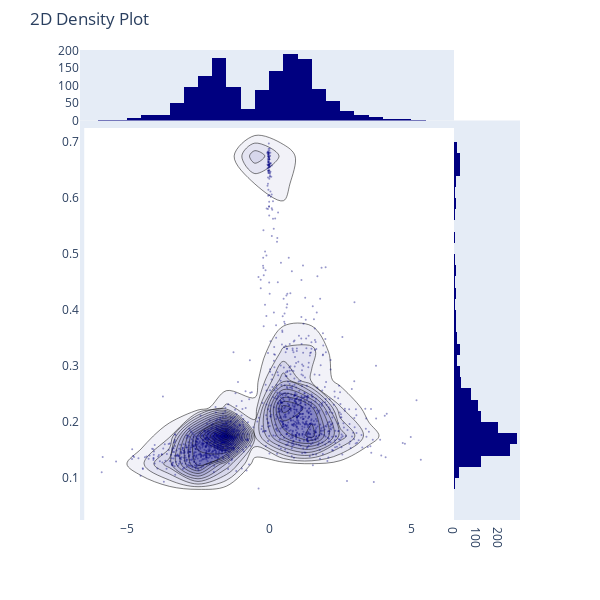

The code cell stored with this chart in its notebook:
### Code cell
from plotly.figure_factory import create_2d_density
fig = create_2d_density(adata.obs['Sensitive_score'], adata.obs['sens_preds'])
fig.show()

### Figure 1 — Plotly figure (JSON) as saved in the notebook; plotly's stock layout.template omitted (floating-point values rounded to 4 significant figures; data arrays with more than 128 entries replaced by an {"elided": "..."} marker saying what was removed)
{"data": [{"marker": {"color": "rgb(0, 0, 128)", "opacity": 0.4, "size": 2}, "mode": "markers", "name": "points", "type": "scatter", "x": {"elided": "1419 float values"}, "y": {"elided": "1419 float values"}}, {"colorscale": [[0, "rgb(0, 0, 130)"], [1, "rgb(255, 255, 255)"]], "name": "density", "ncontours": 20, "reversescale": true, "showscale": false, "type": "histogram2dcontour", "x": {"elided": "1419 float values"}, "y": {"elided": "1419 float values"}}, {"marker": {"color": "rgb(0, 0, 128)"}, "name": "x density", "type": "histogram", "x": {"elided": "1419 float values"}, "yaxis": "y2"}, {"marker": {"color": "rgb(0, 0, 128)"}, "name": "y density", "type": "histogram", "xaxis": "x2", "y": {"elided": "1419 float values"}}], "layout": {"autosize": false, "bargap": 0, "height": 600, "hovermode": "closest", "margin": {"t": 50}, "showlegend": false, "title": {"text": "2D Density Plot"}, "width": 600, "xaxis": {"domain": [0, 0.85], "showgrid": false, "zeroline": false}, "xaxis2": {"domain": [0.85, 1], "showgrid": false, "zeroline": false}, "yaxis": {"domain": [0, 0.85], "showgrid": false, "zeroline": false}, "yaxis2": {"domain": [0.85, 1], "showgrid": false, "zeroline": false}}}
